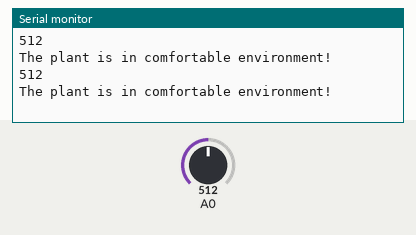
Simulated run of this sketch. Board: ESP8266 (NodeMCU). On the bench: the last lines printed to the serial monitor. The inputs (shaded band) are chosen by the test bench; at power-on: A0 = 512.

Above: at 2.8 s.
2.9 s: A0 set to 716
At 4.9 s:
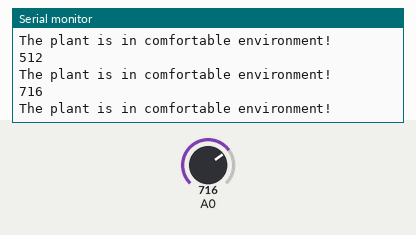
5.6 s: A0 set to 900
At 6.4 s:
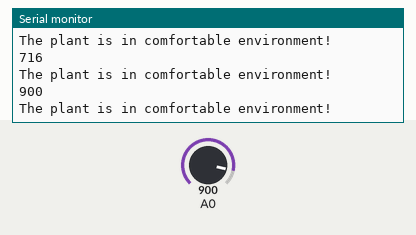
Timing chart, 0 to 8.6 s (numbered marks = the images above; inputs shaded):
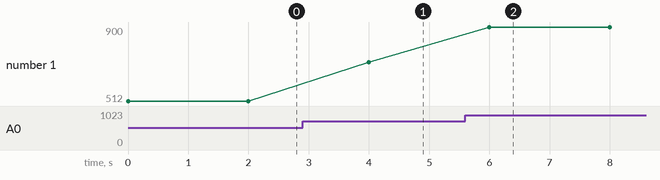

Measured:
- after the input at 2.9 s, the serial monitor: prints a new line after 1.1 s (image 1)
- after the input at 5.6 s, the serial monitor: prints a new line after 0.40 s (image 2)
- plotted number 1: 512 → 716 after the input at 2.9 s, 716 → 900 after the input at 5.6 s

The sketch:

Capacitive_Soil_Moi.ino
```cpp
//from https://www.hackster.io/xxlukas84/capacitive-soil-moisture-sensor-v1-2-with-wemos-d1-lite-d63455
//#include <SPI.h>
#include <Wire.h>
//#include <SFE_MicroOLED.h>

//#define PIN_RESET 255
//#define DC_JUMPER 0
# define SensorPin 36

int i;
int moi = 0;

//MicroOLED oled(PIN_RESET, DC_JUMPER); // Example I2C declaration

void setup()
{
  Serial.begin(115200);
  //oled.begin();
  //oled.clear(ALL); //will clear out the OLED's graphic memory.
  //oled.clear(PAGE); //will clear the Arduino's display buffer.
}

void loop()
{
  //oled.clear(PAGE);
  moi = analogRead(SensorPin);
  Serial.print(moi);
  Serial.print("\n");
  if(moi > 3000) //which means dry
  {
    Serial.print("The plant is in dry soil!!\n");
  }
  else
  {
    Serial.print("The plant is in comfortable environment!\n");
  }
  //oled.setFontType(0);
  //oled.setCursor(7, 0);
  //oled.print("Moisture: ");
  //oled.setFontType(2);
  //oled.setCursor(14, 15);
  //oled.print(moi);  // Print an integer
  //oled.display();
  delay(2000);
}
```
